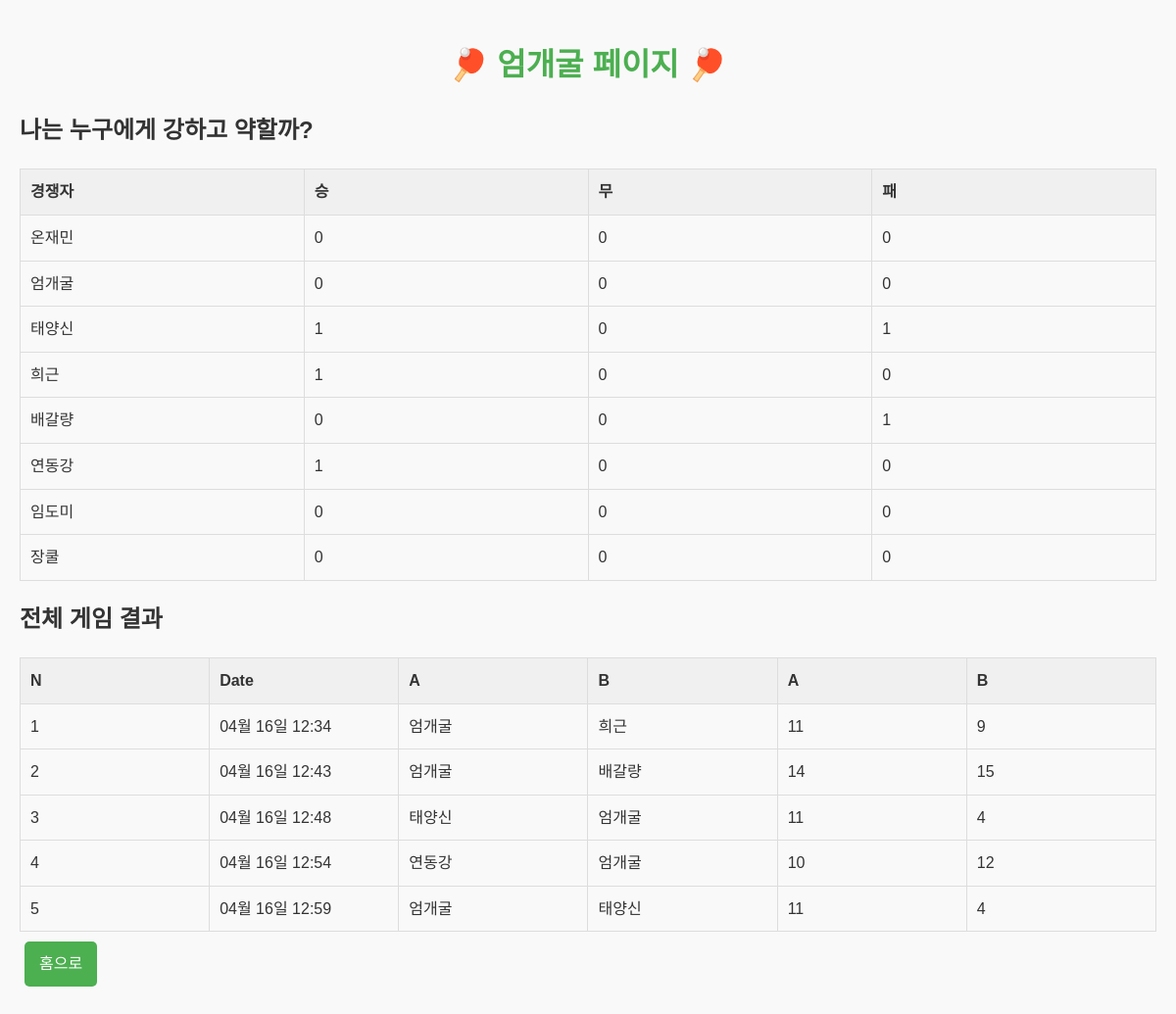
The app's page /personal/13 with its own data.
### myapp/models.py (models this page shows, shortened)
class User(models.Model):
    name = models.CharField(max_length=5)
    wins = models.IntegerField(default=0)
    draws = models.IntegerField(default=0)
    losses = models.IntegerField(default=0)

class GameResult(models.Model):
    game_number = models.AutoField(primary_key=True)
    datetime = models.DateTimeField()
    player_a = models.ForeignKey(User, on_delete=models.CASCADE, related_name='games_as_player_a')
    player_b = models.ForeignKey(User, on_delete=models.CASCADE, related_name='games_as_player_b')
    score_a = models.IntegerField()
    score_b = models.IntegerField()

### myapp/views.py (the view)
# urls.py: path('personal/<int:personal_id>', views.personal, name='personal'),
def personal(request, personal_id):
    personal_data=User.objects.get(id=personal_id)
    users = User.objects.all().order_by('id')
    user_index_map = {user.id: index for index,user in enumerate(users)}
    personal_results = GameResult.objects.filter(
        player_a=personal_data.id
    ) | GameResult.objects.filter(
        player_b=personal_data.id
    )
    score_matrix=[[0,0,0] for _ in range(len(users))] #승무패
    for result in personal_results:
        if result.player_a.id == personal_data.id: #player_a일 때
            row_num=user_index_map[result.player_b.id]
            if result.score_a > result.score_b:
                score_matrix[row_num][0] +=1 #승리
            elif result.score_a == result.score_b:
                score_matrix[row_num][1] +=1 #무승부
            else: #패배
                score_matrix[row_num][2] +=1
        elif result.player_b.id == personal_data.id: #player_b일 때
            row_num=user_index_map[result.player_a.id]
            if result.score_a > result.score_b:
                score_matrix[row_num][2] +=1 #패배
            elif result.score_a == result.score_b:
                score_matrix[row_num][1] +=1
            else: #승리
                score_matrix[row_num][0] +=1
    personal_results = personal_results.order_by("datetime")
    users_scores = zip(users, score_matrix)
    return render(request, 'personal.html',{'personal_data':personal_data, 'personal_results':personal_results, 'users_scores':users_scores } )

### myapp/templates/personal.html (shortened to what this page needs)
{% load static %}
<!DOCTYPE html>
<html lang="en">
  <head>
    <link rel="stylesheet" href="{% static 'myapp/css/personal.css' %}" />
  </head>
  <body>
    <header>
      <h1>🏓 {{personal_data.name}} 페이지 🏓</h1>
    </header>
    <section>
        <h2>나는 누구에게 강하고 약할까?</h2>
        <table border="1">
          <tr>
            <th>경쟁자</th>
            <th>승</th>
            <th>무</th>
            <th>패</th>
          </tr>
          {% for users, scores in users_scores %}
          <tr>
            <td>{{ users.name }}</td>
            <td>{{ scores.0 }}</td>
            <td>{{ scores.1 }}</td>
            <td>{{ scores.2 }}</td>
          </tr>
          {% endfor %}
        </table>
      </section>
    <section>
      <h2>전체 게임 결과</h2>
      <table border="1">
        <tr>
          <th>N</th>
          <th>Date</th>
          <th>A</th>
          <th>B</th>
          <th>A</th>
          <th>B</th>
        </tr>
        {% for result in personal_results %}
        <tr>
          <td>{{ forloop.counter }}</td>
          <td>{{ result.datetime|date:"m월 d일 H:i" }}</td>
          <td>{{ result.player_a.name }}</td>
          <td>{{ result.player_b.name }}</td>
          <td>{{ result.score_a }}</td>
          <td>{{ result.score_b }}</td>
        </tr>
        {% endfor %}
      </table>
    </section>
    <div>{{score_matrix}}
    <a class='button' href="{% url 'home' %}">홈으로</a>
  </body>
</html>

### myapp/static/myapp/css/personal.css (style rules this page uses)
body { font-family: "Arial", sans-serif; background-color: #f9f9f9; color: #333; margin: 0; padding: 20px; line-height: 1.6; }
header h1 { text-align: center; color: #4caf50; animation: shake 0.5s infinite; }
table { width: 100%; border-collapse: collapse; table-layout: fixed; }
th, td { border: 1px solid #ddd; padding: 10px; text-align: left; }
th { background-color: #f0f0f0; }
a.button { display: inline-block; padding: 10px 15px; margin: 10px 5px; background-color: #4caf50; color: white; text-decoration: none; border-radius: 5px; text-align: center; }

### records on screen
User: name "엄개굴", draws "0"
User: name "온재민", scores "0"
User: name "태양신", scores "1", draws "0"
User: name "희근", scores "1", scores "0"
User: name "배갈량", draws "0", scores "1"
User: name "연동강", scores "1", draws "0"
User: name "임도미", draws "0"
User: name "장쿨", draws "0"
GameResult: datetime "04월 16일 12:34", player_a.name "엄개굴", player_b.name "희근", score_a "11", score_b "9"
GameResult: datetime "04월 16일 12:43", player_a.name "엄개굴", player_b.name "배갈량", score_a "14", score_b "15"
GameResult: datetime "04월 16일 12:48", player_a.name "태양신", player_b.name "엄개굴", score_a "11", score_b "4"
GameResult: datetime "04월 16일 12:54", player_a.name "연동강", player_b.name "엄개굴", score_a "10", score_b "12"
GameResult: datetime "04월 16일 12:59", player_a.name "엄개굴", player_b.name "태양신", score_a "11", score_b "4"
